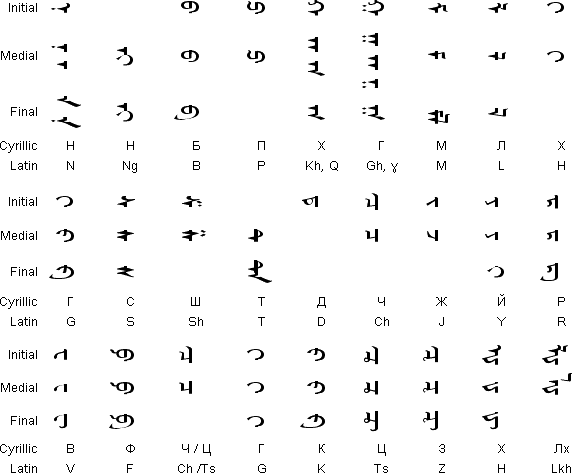
#> input picture mongolian_cons.gif, 572 x 473 px
$ python fix_images.py
#> lines starting #> are read from the running program, lines starting #| are printed output that depends on the picture; after the words box and inside, x2 and y2 are one past the last pixel; in counts of white or black regions, pixels touching at a corner belong together
import cv2
import os
import numpy as np

IMG_PATH = "mongolian_cons.gif"
OUT_DIR = "Mongolian_Dataset_Final"

# The 9 letters in each of the 3 main horizontal blocks
LETTERS = [
    ["N", "Ng", "B", "P", "Kh", "Gh", "M", "L", "H_soft"],
    ["G", "S", "Sh", "T", "D", "Ch", "J", "Y", "R"],
    ["V", "F", "Ch_Ts", "G_hard", "K", "Ts", "Z", "H", "Lkh"],
]
POSITIONS = ["Initial", "Medial", "Final"]

os.makedirs(OUT_DIR, exist_ok=True)

img = cv2.imread(IMG_PATH)
#> img is the input picture: shape (473, 572, 3); min 0, max 255, mean 247.1
if img is None:
    raise RuntimeError("Image not found!")

gray = cv2.cvtColor(img, cv2.COLOR_BGR2GRAY)
_, th = cv2.threshold(gray, 220, 255, cv2.THRESH_BINARY_INV)
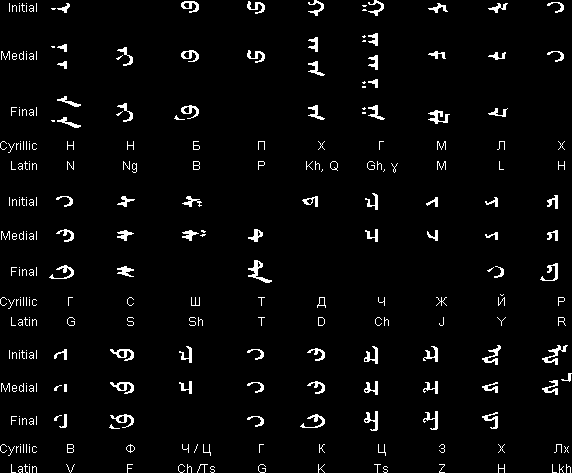
#> th: shape (473, 572); 3.5% white in thin lines or dots

# 1. SPLIT INTO 3 MAIN HORIZONTAL BLOCKS
h_split = img.shape[0] // 3
#> h_split = 157
for b_idx in range(3):
    block_th = th[b_idx * h_split : (b_idx + 1) * h_split, 60:]  # Skip row labels
    block_color = img[b_idx * h_split : (b_idx + 1) * h_split, 60:]

    # 2. FIND COLUMN GAPS (Horizontal Scan)
    col_sums = np.sum(block_th, axis=0)
    col_mask = col_sums > 0
    col_indices = []
    start = None
    for i, val in enumerate(col_mask):
        if val and start is None:
            start = i
        elif not val and start is not None:
            if i - start > 10:
                col_indices.append((start, i))
            start = None

    # 3. PROCESS EACH COLUMN (VERTICAL SCAN)
    for c_idx, (x1, x2) in enumerate(col_indices):
        if c_idx >= 9:
            break

        letter_name = LETTERS[b_idx][c_idx]
        letter_dir = os.path.join(OUT_DIR, letter_name)
        os.makedirs(letter_dir, exist_ok=True)

        col_th = block_th[:, x1:x2]
        col_color = block_color[:, x1:x2]

        # Find Row Gaps inside the column
        row_sums = np.sum(col_th, axis=1)
        row_mask = row_sums > 0
        row_indices = []
        r_start = None
        for i, val in enumerate(row_mask):
            if val and r_start is None:
                r_start = i
            elif not val and r_start is not None:
                if i - r_start > 8:
                    row_indices.append((r_start, i))
                r_start = None

        # 4. SAVE INITIAL, MEDIAL, FINAL
        for r_idx, (y1, y2) in enumerate(row_indices):
            if r_idx >= 3:
                break  # Ignore labels at the bottom

            crop = col_color[y1:y2, :]
            # Final tight crop to remove side-padding
            crop_th = col_th[y1:y2, :]
            coords = cv2.findNonZero(crop_th)
            if coords is not None:
                tx, ty, tw, th_box = cv2.boundingRect(coords)
                final_crop = crop[ty : ty + th_box, tx : tx + tw]

                # Naming
                fn = f"{POSITIONS[r_idx]}.png"
                cv2.imwrite(os.path.join(letter_dir, fn), final_crop)
#> this loop made 3 passes
#> pass 1, `block_th = th[b_idx * h_split : (b_idx + 1) * h_split, 60:]`:
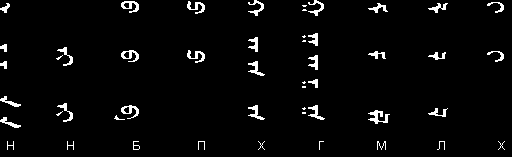
#> block_th: shape (157, 512); 3.3% white; 49 white regions (13 under 20 px), largest, box (x1, y1, x2, y2) and area: (368, 110, 390, 124) 140, (121, 1, 139, 13) 109, (121, 105, 139, 119) 106
#> pass 1, `block_color = img[b_idx * h_split : (b_idx + 1) * h_split, 60:]`:
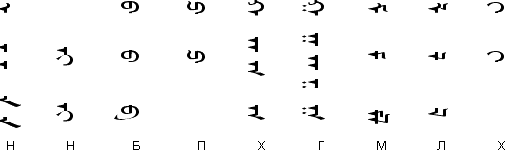
#> block_color: shape (157, 512, 3); min 0, max 255, mean 247.7
#> pass 2, `block_th = th[b_idx * h_split : (b_idx + 1) * h_split, 60:]`:
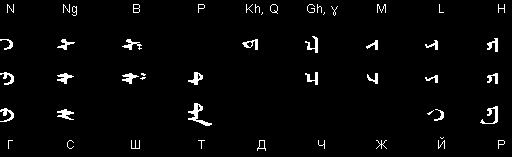
#> block_th: shape (157, 512); 2.8% white in thin lines or dots
#> pass 2, `block_color = img[b_idx * h_split : (b_idx + 1) * h_split, 60:]`:
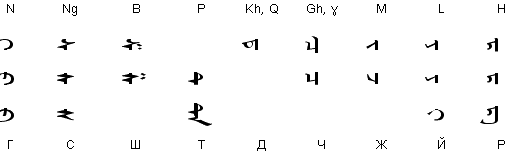
#> block_color: shape (157, 512, 3); min 0, max 255, mean 248.6

print("✅ DONE. Check the 'Mongolian_Dataset_Final' folder.")
